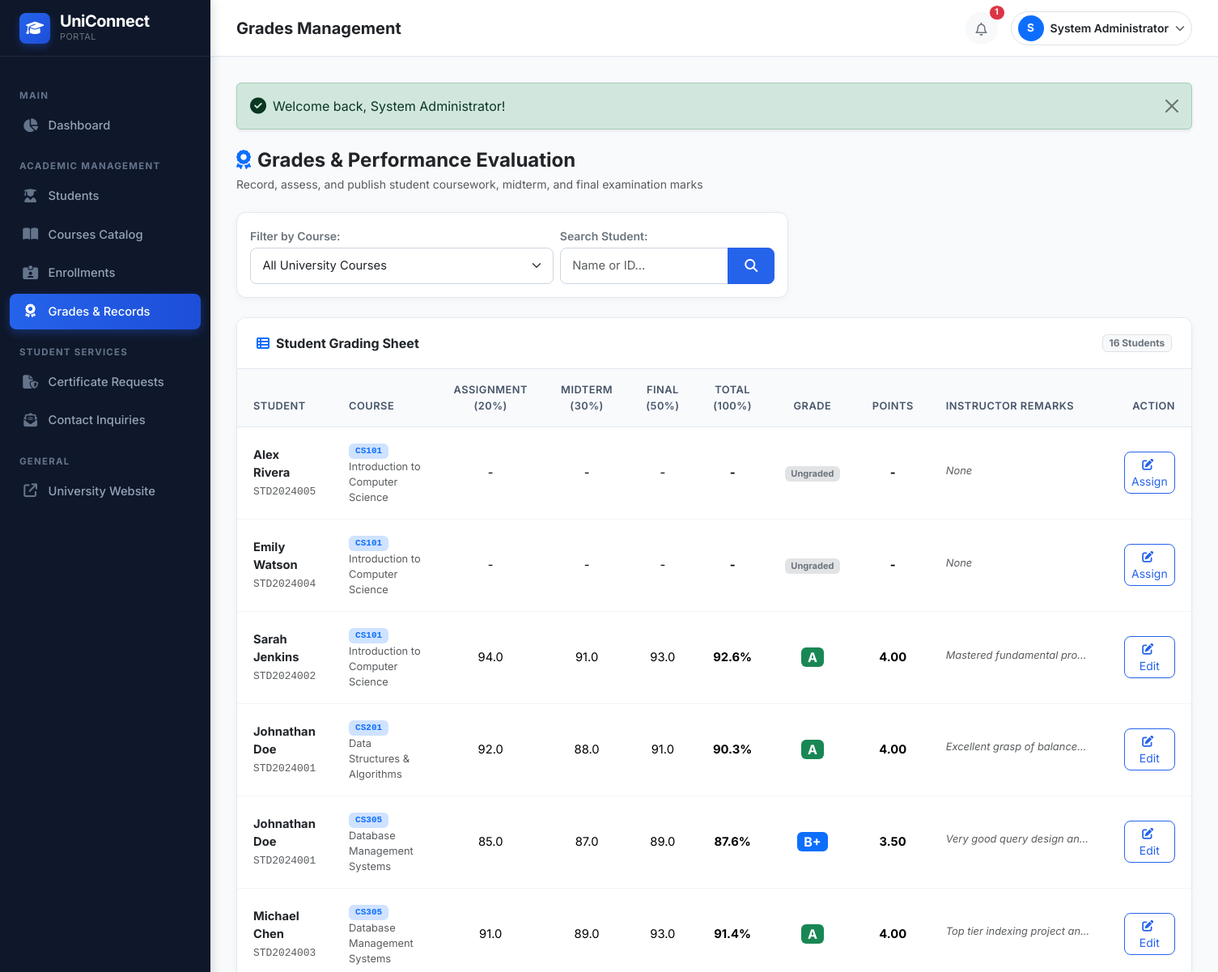
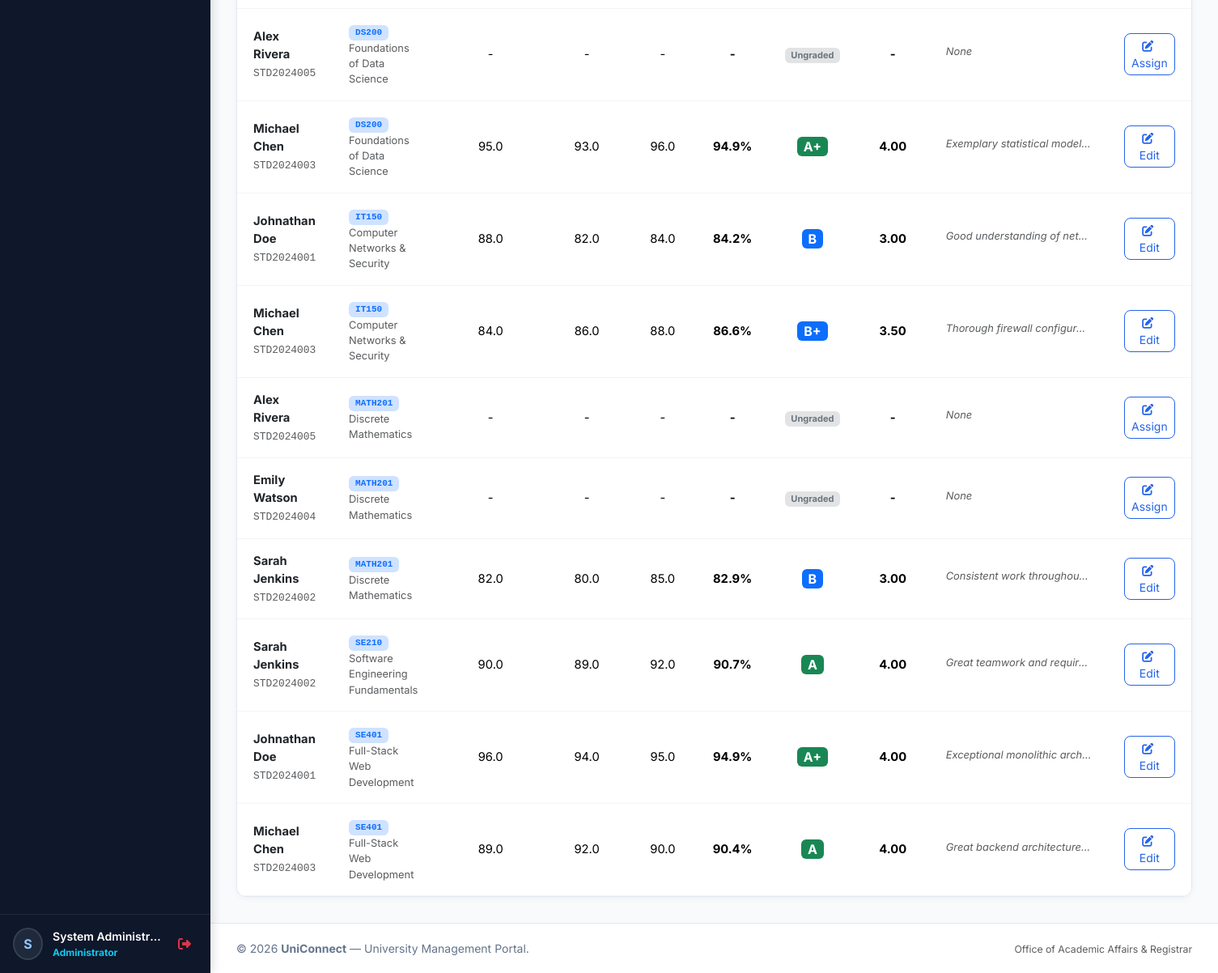
The app's page /admin/grades.php (signed in) with its own data (2 pictures, top to bottom).
### tables this page shows
CREATE TABLE `enrollments` (
  `id` INT AUTO_INCREMENT PRIMARY KEY,
  `student_id` INT NOT NULL,
  `course_id` INT NOT NULL,
  `enrollment_date` DATE NOT NULL,
  `academic_year` VARCHAR(50) NOT NULL DEFAULT '2026-2027',
  `semester` VARCHAR(50) NOT NULL DEFAULT 'Fall 2026',
  `status` ENUM('enrolled', 'completed', 'dropped') NOT NULL DEFAULT 'enrolled',
  `created_at` TIMESTAMP DEFAULT CURRENT_TIMESTAMP,
  UNIQUE KEY `unique_student_course_semester` (`student_id`, `course_id`, `semester`),
  CONSTRAINT `fk_enrollments_student` FOREIGN KEY (`student_id`) REFERENCES `students` (`id`) ON DELETE CASCADE,
  CONSTRAINT `fk_enrollments_course` FOREIGN KEY (`course_id`) REFERENCES `courses` (`id`) ON DELETE CASCADE
);

CREATE TABLE `users` (
  `id` INT AUTO_INCREMENT PRIMARY KEY,
  `name` VARCHAR(100) NOT NULL,
  `email` VARCHAR(150) NOT NULL UNIQUE,
  `password` VARCHAR(255) NOT NULL,
  `role` ENUM('admin', 'student') NOT NULL DEFAULT 'student',
  `status` ENUM('active', 'inactive') NOT NULL DEFAULT 'active',
  `avatar` VARCHAR(255) DEFAULT 'default-avatar.png',
  `created_at` TIMESTAMP DEFAULT CURRENT_TIMESTAMP,
  `updated_at` TIMESTAMP DEFAULT CURRENT_TIMESTAMP ON UPDATE CURRENT_TIMESTAMP
);

CREATE TABLE `students` (
  `id` INT AUTO_INCREMENT PRIMARY KEY,
  `user_id` INT NOT NULL UNIQUE,
  `student_id` VARCHAR(50) NOT NULL UNIQUE,
  `department` VARCHAR(100) NOT NULL,
  `academic_year` VARCHAR(50) NOT NULL DEFAULT 'Year 1',
  `semester` VARCHAR(50) NOT NULL DEFAULT 'Fall 2026',
  `phone` VARCHAR(30) DEFAULT NULL,
  `date_of_birth` DATE DEFAULT NULL,
  `address` TEXT DEFAULT NULL,
  `created_at` TIMESTAMP DEFAULT CURRENT_TIMESTAMP,
  `updated_at` TIMESTAMP DEFAULT CURRENT_TIMESTAMP ON UPDATE CURRENT_TIMESTAMP,
  CONSTRAINT `fk_students_user` FOREIGN KEY (`user_id`) REFERENCES `users` (`id`) ON DELETE CASCADE
);

CREATE TABLE `courses` (
  `id` INT AUTO_INCREMENT PRIMARY KEY,
  `course_code` VARCHAR(30) NOT NULL UNIQUE,
  `course_name` VARCHAR(150) NOT NULL,
  `department` VARCHAR(100) NOT NULL,
  `credits` INT NOT NULL DEFAULT 3,
  `semester` VARCHAR(50) NOT NULL DEFAULT 'Fall 2026',
  `instructor_name` VARCHAR(100) NOT NULL,
  `description` TEXT DEFAULT NULL,
  `max_capacity` INT NOT NULL DEFAULT 40,
  `status` ENUM('active', 'inactive') NOT NULL DEFAULT 'active',
  `created_at` TIMESTAMP DEFAULT CURRENT_TIMESTAMP
);

CREATE TABLE `grades` (
  `id` INT AUTO_INCREMENT PRIMARY KEY,
  `enrollment_id` INT NOT NULL UNIQUE,
  `assignment_score` DECIMAL(5,2) DEFAULT 0.00,
  `midterm_score` DECIMAL(5,2) DEFAULT 0.00,
  `final_score` DECIMAL(5,2) DEFAULT 0.00,
  `total_score` DECIMAL(5,2) DEFAULT 0.00,
  `letter_grade` VARCHAR(5) DEFAULT 'F',
  `grade_point` DECIMAL(3,2) DEFAULT 0.00,
  `remarks` VARCHAR(255) DEFAULT NULL,
  `graded_by` INT DEFAULT NULL,
  `graded_at` TIMESTAMP DEFAULT CURRENT_TIMESTAMP ON UPDATE CURRENT_TIMESTAMP,
  CONSTRAINT `fk_grades_enrollment` FOREIGN KEY (`enrollment_id`) REFERENCES `enrollments` (`id`) ON DELETE CASCADE,
  CONSTRAINT `fk_grades_user` FOREIGN KEY (`graded_by`) REFERENCES `users` (`id`) ON DELETE SET NULL
);

### admin/grades.php (the view, shortened to what this page needs)
<?php
$pdo = get_db_connection();
$search = trim($_GET['search'] ?? '');
$query = "
    SELECT e.id AS enrollment_id, e.semester, e.academic_year,
           s.student_id AS student_code, u.name AS student_name,
           c.id AS course_id, c.course_code, c.course_name, c.credits,
           g.id AS grade_id, g.assignment_score, g.midterm_score, g.final_score, g.total_score,
           g.letter_grade, g.grade_point, g.remarks, g.graded_at
    FROM enrollments e
    JOIN students s ON e.student_id = s.id
    JOIN users u ON s.user_id = u.id
    JOIN courses c ON e.course_id = c.id
    LEFT JOIN grades g ON e.id = g.enrollment_id
    WHERE e.status = 'enrolled'
";
$params = [];
$query .= " ORDER BY c.course_code ASC, u.name ASC";
$stmt = $pdo->prepare($query);
$stmt->execute($params);
$records = $stmt->fetchAll();
require_once __DIR__ . '/../includes/header.php';
?>
<div class="d-flex flex-column flex-md-row justify-content-between align-items-md-center gap-3 mb-4">
    <div>
        <h4 class="fw-bold mb-1 text-dark"><i class="fa-solid fa-award text-primary me-2"></i>Grades & Performance Evaluation</h4>
        <p class="text-muted small mb-0">Record, assess, and publish student coursework, midterm, and final examination marks</p>
    </div>
</div>
<div class="row g-3 mb-4">
    <div class="col-md-7">
        <div class="card-academic h-100 p-3">
            <form method="GET" action="" class="row g-2 align-items-center">
                <div class="col-md-7">
                    <label class="form-label small fw-semibold text-secondary mb-1">Filter by Course:</label>
                    <select name="course_id" class="form-select" onchange="this.form.submit()">
                        <option value="">All University Courses</option>
                    </select>
                </div>
                <div class="col-md-5">
                    <label class="form-label small fw-semibold text-secondary mb-1">Search Student:</label>
                    <div class="input-group">
                        <input type="text" name="search" class="form-control" placeholder="Name or ID..." value="<?= e($search) ?>">
                        <button type="submit" class="btn btn-primary"><i class="fa-solid fa-magnifying-glass"></i></button>
                    </div>
                </div>
            </form>
        </div>
    </div>
</div>
<div class="card-academic">
    <div class="card-header-custom">
        <h6 class="fw-bold mb-0 text-dark"><i class="fa-solid fa-table-list text-primary me-2"></i>Student Grading Sheet</h6>
        <span class="badge bg-light text-secondary border"><?= count($records) ?> Students</span>
    </div>
    <div class="card-body p-0">
        <?php if (empty($records)): ?>
            <div class="text-center py-5">
                <i class="fa-solid fa-file-excel text-muted fs-1 mb-3"></i>
                <h6>No grade records found</h6>
                <p class="text-muted small">Try selecting a different course or ensure students are enrolled.</p>
            </div>
        <?php else: ?>
            <div class="table-responsive">
                <table class="table table-academic mb-0">
                    <thead>
                        <tr>
                            <th>Student</th>
                            <th>Course</th>
                            <th class="text-center">Assignment (20%)</th>
                            <th class="text-center">Midterm (30%)</th>
                            <th class="text-center">Final (50%)</th>
                            <th class="text-center">Total (100%)</th>
                            <th class="text-center">Grade</th>
                            <th class="text-center">Points</th>
                            <th>Instructor Remarks</th>
                            <th class="text-end">Action</th>
                        </tr>
                    </thead>
                    <tbody>
                        <?php foreach ($records as $r): ?>
                            <?php
                                $hasGrade = !empty($r['letter_grade']) && (float)$r['total_score'] > 0;
                            ?>
                            <tr>
                                <td>
                                    <div class="fw-bold text-dark"><?= e($r['student_name']) ?></div>
                                    <code class="small text-muted font-monospace"><?= e($r['student_code']) ?></code>
                                </td>
                                <td>
                                    <span class="badge bg-primary-subtle text-primary fw-bold font-monospace px-2 py-1">
                                        <?= e($r['course_code']) ?>
                                    </span>
                                    <div class="small text-muted"><?= e($r['course_name']) ?></div>
                                </td>
                                <td class="text-center">
                                    <?= $hasGrade ? number_format((float)$r['assignment_score'], 1) : '-' ?>
                                </td>
                                <td class="text-center">
                                    <?= $hasGrade ? number_format((float)$r['midterm_score'], 1) : '-' ?>
                                </td>
                                <td class="text-center">
                                    <?= $hasGrade ? number_format((float)$r['final_score'], 1) : '-' ?>
                                </td>
                                <td class="text-center fw-bold">
                                    <?= $hasGrade ? number_format((float)$r['total_score'], 1) . '%' : '-' ?>
                                </td>
                                <td class="text-center">
                                    <?php if ($hasGrade): ?>
                                        <?= grade_badge($r['letter_grade']) ?>
                                    <?php else: ?>
                                        <span class="badge bg-secondary-subtle text-secondary">Ungraded</span>
                                    <?php endif; ?>
                                </td>
                                <td class="text-center fw-bold">
                                    <?= $hasGrade ? number_format((float)$r['grade_point'], 2) : '-' ?>
                                </td>
                                <td>
                                    <small class="text-muted fst-italic text-truncate d-inline-block" style="max-width: 180px;">
                                        <?= e($r['remarks'] ?: 'None') ?>
                                    </small>
                                </td>
                                <td class="text-end">
                                    <button type="button" class="btn btn-sm btn-outline-primary" data-bs-toggle="modal" data-bs-target="#gradeModal<?= $r['enrollment_id'] ?>">
                                        <i class="fa-solid fa-pen-to-square me-1"></i> <?= $hasGrade ? 'Edit' : 'Assign' ?>
                                    </button>
                                </td>
                            </tr>
                        <?php endforeach; ?>
                    </tbody>
                </table>
            </div>
        <?php endif; ?>
    </div>
</div>
<?php require_once __DIR__ . '/../includes/footer.php'; ?>

### includes/functions.php (shortened to what this page needs)
<?php
function e($string) {
    return htmlspecialchars((string)$string, ENT_QUOTES, 'UTF-8');
}
function grade_badge($letter) {
    $letter = strtoupper(trim($letter));
    if (strpos($letter, 'A') !== false) {
        return '<span class="badge bg-success px-2 py-1 fs-6">' . $letter . '</span>';
    } elseif (strpos($letter, 'B') !== false) {
        return '<span class="badge bg-primary px-2 py-1 fs-6">' . $letter . '</span>';
    } elseif (strpos($letter, 'C') !== false) {
        return '<span class="badge bg-info text-dark px-2 py-1 fs-6">' . $letter . '</span>';
    } elseif (strpos($letter, 'D') !== false) {
        return '<span class="badge bg-warning text-dark px-2 py-1 fs-6">' . $letter . '</span>';
    } else {
        return '<span class="badge bg-danger px-2 py-1 fs-6">' . $letter . '</span>';
    }
}

### assets/css/style.css (style rules this page uses)
:root { --primary-color: #0f4c81; --primary-hover: #0c3d67; --primary-dark: #0a2540; --accent-color: #2563eb; --accent-light: #eff6ff; --secondary-color: #475569; --success-color: #10b981; --warning-color: #f59e0b; --danger-color: #ef4444; --bg-light: #f8fafc; --card-border: #e2e8f0; --text-dark: #1e293b; --text-muted: #64748b; --sidebar-width: 260px; --sidebar-bg: #0f172a; --sidebar-hover: #1e293b; --sidebar-active: #2563eb; }
body { font-family: 'Inter', -apple-system, BlinkMacSystemFont, "Segoe UI", Roboto, "Helvetica Neue", Arial, sans-serif; background-color: var(--bg-light); color: var(--text-dark); min-height: 100vh; }
.card-academic { background: #ffffff; border: 1px solid var(--card-border); border-radius: 12px; box-shadow: 0 2px 8px rgba(0, 0, 0, 0.04); transition: transform 0.2s ease, box-shadow 0.2s ease; overflow: hidden; }
.card-academic .card-header-custom { padding: 1.25rem 1.5rem; background-color: #ffffff; border-bottom: 1px solid var(--card-border); display: flex; align-items: center; justify-content: space-between; }
.table-academic { margin-bottom: 0; }
.table-academic th { background-color: #f8fafc; color: #475569; font-size: 0.8rem; font-weight: 600; text-transform: uppercase; letter-spacing: 0.5px; padding: 1rem 1.25rem; border-bottom: 1px solid var(--card-border); }
.table-academic td { padding: 1rem 1.25rem; vertical-align: middle; font-size: 0.92rem; border-bottom: 1px solid #f1f5f9; }
.form-control, .form-select { border-radius: 8px; border-color: #cbd5e1; padding: 0.65rem 0.9rem; font-size: 0.92rem; }
.btn-primary { background-color: var(--accent-color); border-color: var(--accent-color); border-radius: 8px; padding: 0.6rem 1.25rem; font-weight: 500; }
.btn-outline-primary { color: var(--accent-color); border-color: var(--accent-color); border-radius: 8px; }

### records on screen
enrollments: users.name "Alex Rivera", student.student_id "STD2024005", course.course_code "CS101", course.course_name "Introduction to Computer Science", shows "Ungraded", remarks "None", shows "Assign"
enrollments: users.name "Emily Watson", student.student_id "STD2024004", course.course_code "CS101", course.course_name "Introduction to Computer Science", shows "Ungraded", remarks "None", shows "Assign"
enrollments: users.name "Sarah Jenkins", student.student_id "STD2024002", course.course_code "CS101", course.course_name "Introduction to Computer Science", grades.assignment_score "94.0", grades.midterm_score "91.0", grades.final_score "93.0", grades.total_score "92.6", grades.letter_grade "A", grades.grade_point "4.00", grades.remarks "Mastered fundamental pro…", shows "Edit"
enrollments: users.name "Johnathan Doe", student.student_id "STD2024001", course.course_code "CS201", course.course_name "Data Structures & Algorithms", grades.assignment_score "92.0", grades.midterm_score "88.0", grades.final_score "91.0", grades.total_score "90.3", grades.letter_grade "A", grades.grade_point "4.00", grades.remarks "Excellent grasp of balance…", shows "Edit"
enrollments: users.name "Johnathan Doe", student.student_id "STD2024001", course.course_code "CS305", course.course_name "Database Management Systems", grades.assignment_score "85.0", grades.midterm_score "87.0", grades.final_score "89.0", grades.total_score "87.6", grades.letter_grade "B+", grades.grade_point "3.50", grades.remarks "Very good query design an…", shows "Edit"
enrollments: users.name "Michael Chen", student.student_id "STD2024003", course.course_code "CS305", course.course_name "Database Management Systems", grades.assignment_score "91.0", grades.midterm_score "89.0", grades.final_score "93.0", grades.total_score "91.4", grades.letter_grade "A", grades.grade_point "4.00", grades.remarks "Top tier indexing project an…", shows "Edit"
enrollments: users.name "Alex Rivera", student.student_id "STD2024005", course.course_code "DS200", course.course_name "Foundations of Data Science", shows "Ungraded", remarks "None", shows "Assign"
enrollments: users.name "Michael Chen", student.student_id "STD2024003", course.course_code "DS200", course.course_name "Foundations of Data Science", grades.assignment_score "95.0", grades.midterm_score "93.0", grades.final_score "96.0", grades.total_score "94.9", grades.letter_grade "A+", grades.grade_point "4.00", grades.remarks "Exemplary statistical model…", shows "Edit"
enrollments: users.name "Johnathan Doe", student.student_id "STD2024001", course.course_code "IT150", course.course_name "Computer Networks & Security", grades.assignment_score "88.0", grades.midterm_score "82.0", grades.final_score "84.0", grades.total_score "84.2", grades.letter_grade "B", grades.grade_point "3.00", grades.remarks "Good understanding of net…", shows "Edit"
enrollments: users.name "Michael Chen", student.student_id "STD2024003", course.course_code "IT150", course.course_name "Computer Networks & Security", grades.assignment_score "84.0", grades.midterm_score "86.0", grades.final_score "88.0", grades.total_score "86.6", grades.letter_grade "B+", grades.grade_point "3.50", grades.remarks "Thorough firewall configur…", shows "Edit"
enrollments: users.name "Alex Rivera", student.student_id "STD2024005", course.course_code "MATH201", course.course_name "Discrete Mathematics", shows "Ungraded", remarks "None", shows "Assign"
enrollments: users.name "Emily Watson", student.student_id "STD2024004", course.course_code "MATH201", course.course_name "Discrete Mathematics", shows "Ungraded", remarks "None", shows "Assign"
enrollments: users.name "Sarah Jenkins", student.student_id "STD2024002", course.course_code "MATH201", course.course_name "Discrete Mathematics", grades.assignment_score "82.0", grades.midterm_score "80.0", grades.final_score "85.0", grades.total_score "82.9", grades.letter_grade "B", grades.grade_point "3.00", grades.remarks "Consistent work throughou…", shows "Edit"
enrollments: users.name "Sarah Jenkins", student.student_id "STD2024002", course.course_code "SE210", course.course_name "Software Engineering Fundamentals", grades.assignment_score "90.0", grades.midterm_score "89.0", grades.final_score "92.0", grades.total_score "90.7", grades.letter_grade "A", grades.grade_point "4.00", grades.remarks "Great teamwork and requir…", shows "Edit"
enrollments: users.name "Johnathan Doe", student.student_id "STD2024001", course.course_code "SE401", course.course_name "Full-Stack Web Development", grades.assignment_score "96.0", grades.midterm_score "94.0", grades.final_score "95.0", grades.total_score "94.9", grades.letter_grade "A+", grades.grade_point "4.00", grades.remarks "Exceptional monolithic arch…", shows "Edit"
enrollments: users.name "Michael Chen", student.student_id "STD2024003", course.course_code "SE401", course.course_name "Full-Stack Web Development", grades.assignment_score "89.0", grades.midterm_score "92.0", grades.final_score "90.0", grades.total_score "90.4", grades.letter_grade "A", grades.grade_point "4.00", grades.remarks "Great backend architecture…", shows "Edit"

### other values on screen
substr($currentUser['name'] ?? 'U', 0, 1) "S"
$currentUser['name'] "System Administr…"
$pageTitle "Grades Management"
$unreadCount "1"
substr($user['name'], 0, 1) "S"
$user['name'] "System Administrator"
$flash['message'] "Welcome back, System Administrator!"
count($records) "16"
APP_NAME "UniConnect"
